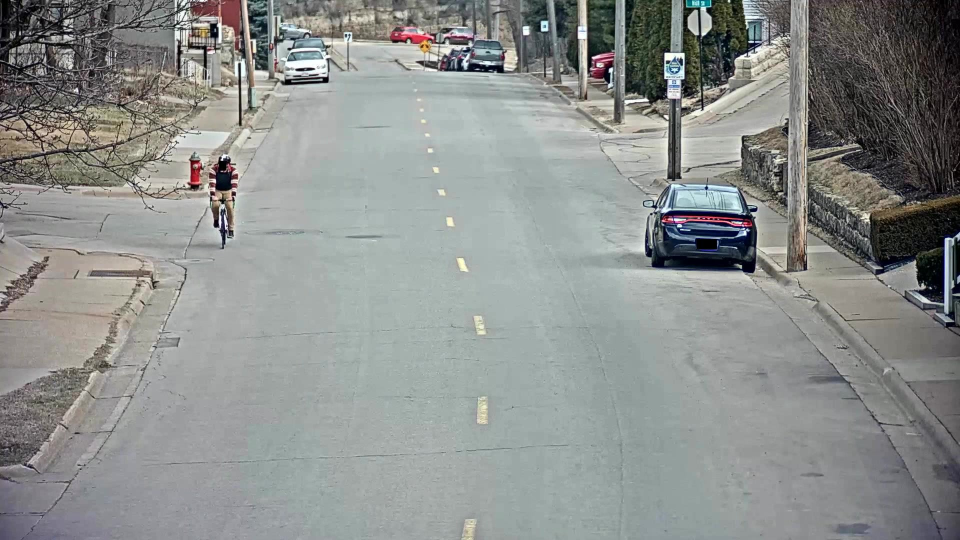
#> input picture datasets/train/S03/c010/frames/image101.jpg, 1920 x 1080 px (shown at 1/2 size); its folder holds 4 pictures in this run
$ python prova_gaussian.py
#> lines starting #> are read from the running program, lines starting #| are printed output that depends on the picture; after the words box and inside, x2 and y2 are one past the last pixel; in counts of white or black regions, pixels touching at a corner belong together; pictures that were not available may be replaced by others from this repository, and a replacement may not be noted
import os
import re
import glob
import cv2
import numpy as np
from matplotlib import pyplot as plt
from tqdm import tqdm

frames_dir = '../datasets/train/S03/c010/frames/'
roi_path = '../datasets/train/S03/c010/roi.jpg'

filelist = os.listdir(frames_dir)
filelist.sort(key=lambda f: int(re.sub('\D', '', f)))

img_list = []

for frame in filelist:
    img = glob.glob(frames_dir + frame)
    img_list.append(img[0])
#> pass 2 of the loop `for frame in filelist:`:
#> pass 3 of the loop `for frame in filelist:`:
#> the loop made 4 passes; the first 3 are shown

# 25% training background
num_frames = len(img_list)

num_train = round(0.25 * num_frames)
num_test = round(num_frames - num_train)

train_list = img_list[:num_train]
test_list = img_list[num_train:]

ini_frame = cv2.imread(train_list[0])
#> ini_frame is the input picture: shape (1080, 1920, 3); mean B, G, R 140.6, 142.9, 139.7
image_list_bg = np.zeros((num_train, ini_frame.shape[0], ini_frame.shape[1]))

bar1 = tqdm(total=num_train)

for i in range(0, num_train):
    image = cv2.imread(train_list[i], cv2.IMREAD_GRAYSCALE)
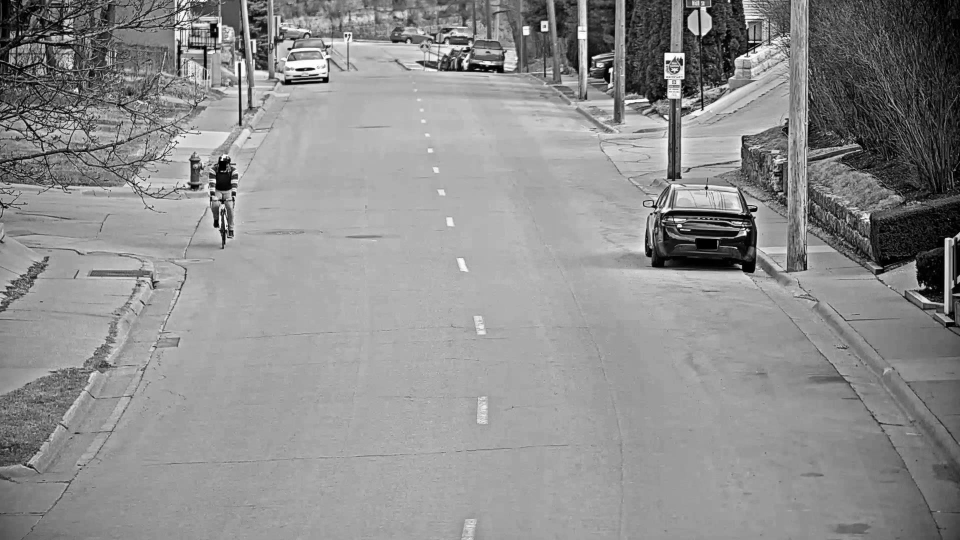
#> image: shape (1080, 1920) (shown at 1/2 size); min 0, max 255, mean 141.6
    image_list_bg[i, :, :] = image
    bar1.update(1)

bar1.close()

mean = image_list_bg.mean(axis=0)
std = image_list_bg.std(axis=0)

visualize = False

if visualize:
    plt.imshow(mean, cmap="gray")
    plt.axis('off')
    plt.show()
    plt.imshow(std, cmap="gray")
    plt.axis('off')
    plt.show()


def frame_mask_single_gaussian(img, mean_model, std_model, alpha):
    foreground = abs(img - mean_model) >= alpha * (std_model + 2)
    return foreground


bar2 = tqdm(total=num_test)
image_list_fg = np.zeros((num_test, ini_frame.shape[0], ini_frame.shape[1]))
roi = cv2.cvtColor(cv2.imread(roi_path), cv2.COLOR_BGR2GRAY)
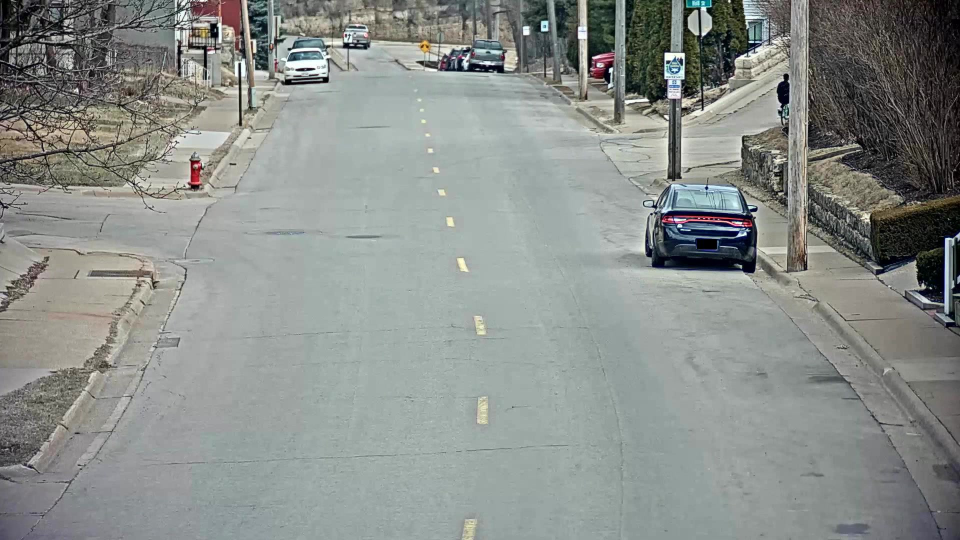
#> input picture datasets/train/S03/c010/frames/image1002.jpg, 1920 x 1080 px, given in place of roi.jpg, which was not available (shown at 1/2 size)
#> roi: shape (1080, 1920); min 0, max 255, mean 140.3
#plt.imshow(roi, cmap='gray')
#plt.show()


for j in range(0, num_test):
    image = cv2.imread(test_list[j], cv2.IMREAD_GRAYSCALE)
#> image: shape (1080, 1920); min 0, max 255, mean 140.3
    image_list_fg[j, :, :] = roi*frame_mask_single_gaussian(image, mean, std, 1)
#> in frame_mask_single_gaussian, `foreground = abs(img - mean_model) >= alpha * (std_model + 2)`:
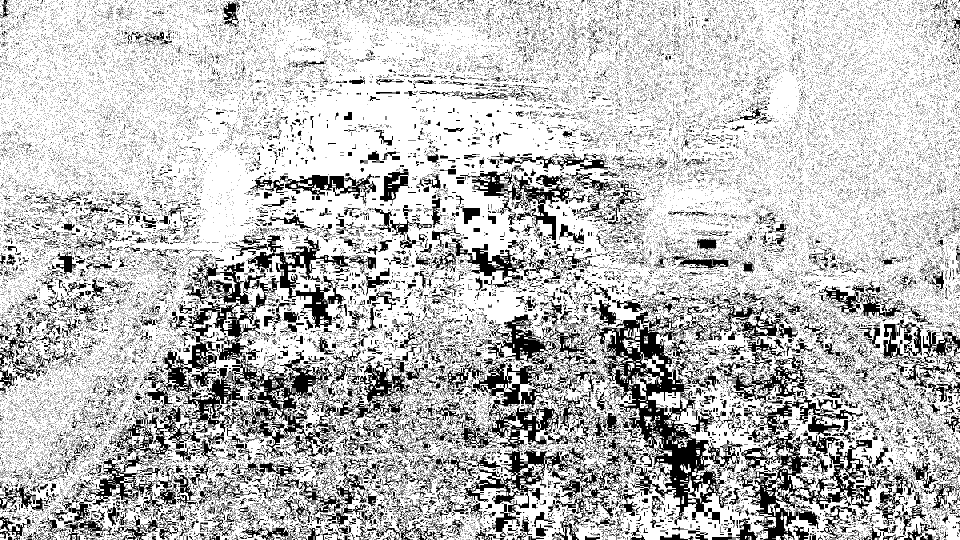
#> foreground: shape (1080, 1920) bool (shown at 1/2 size); 74.8% white; 53837 black regions (51788 under 20 px), largest, box (x1, y1, x2, y2) and area: (355, 470, 701, 919) 41566, (950, 621, 1464, 1051) 41222, (1471, 781, 1752, 1080) 24295
    bar2.update(1)
#> pass 2 of the loop `for j in range(0, num_test):`:
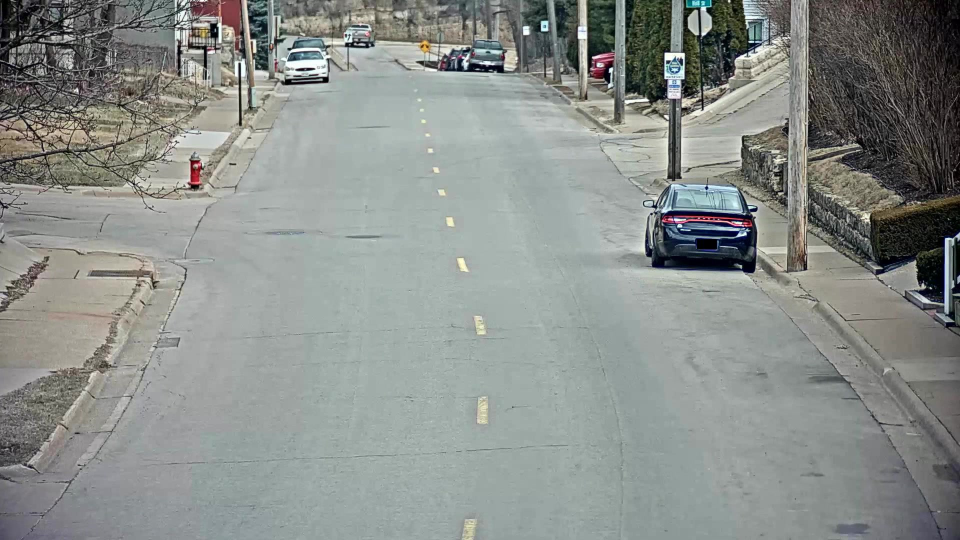
#> input picture datasets/train/S03/c010/frames/image1005.jpg, 1920 x 1080 px (shown at 1/2 size)
#> `image = cv2.imread(test_list[j], cv2.IMREAD_GRAYSCALE)`:
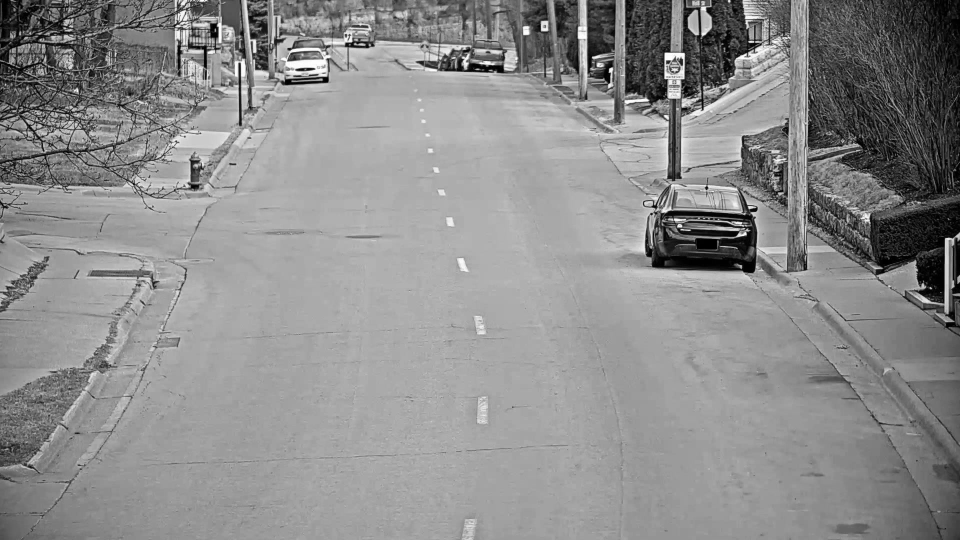
#> image: shape (1080, 1920) (shown at 1/2 size); min 0, max 255, mean 140.5
#> in frame_mask_single_gaussian (call 2), `foreground = abs(img - mean_model) >= alpha * (std_model + 2)`:
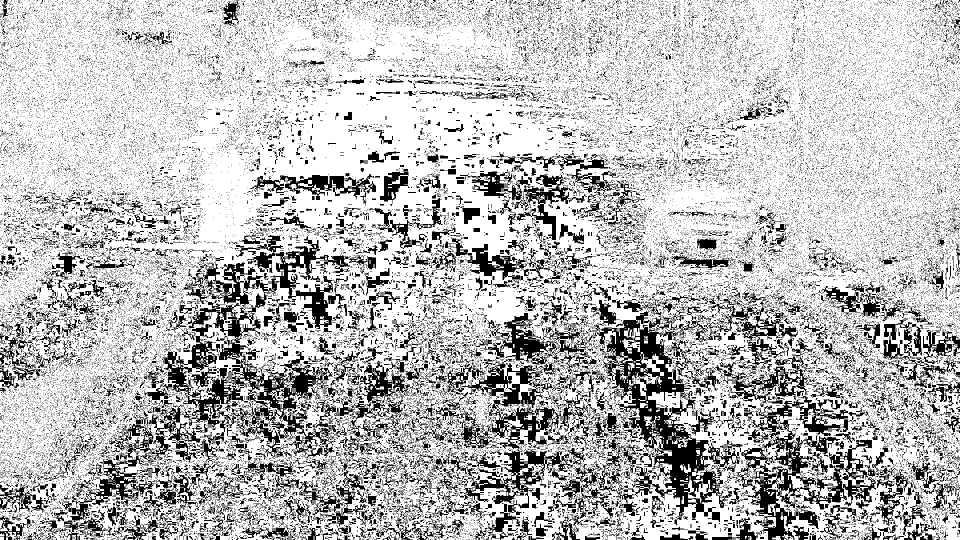
#> foreground: shape (1080, 1920) bool (shown at 1/2 size); 74.4% white; 54971 black regions (52874 under 20 px), largest, box (x1, y1, x2, y2) and area: (324, 470, 701, 919) 46872, (979, 598, 1464, 1051) 39961, (1472, 781, 1752, 1080) 23670
#> pass 3 of the loop `for j in range(0, num_test):`:
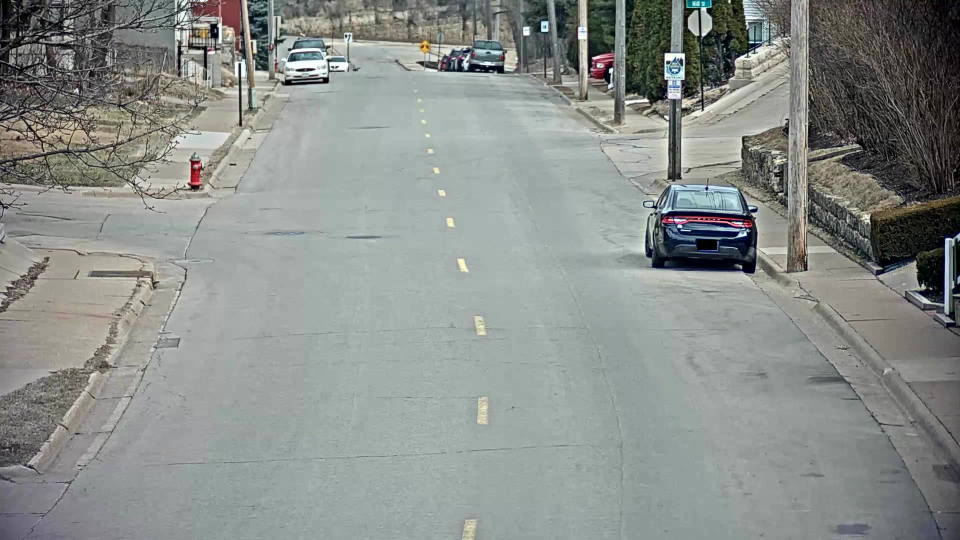
#> input picture datasets/train/S03/c010/frames/image1067.jpg, 1920 x 1080 px (shown at 1/2 size)
#> in frame_mask_single_gaussian (call 3), `foreground = abs(img - mean_model) >= alpha * (std_model + 2)`:
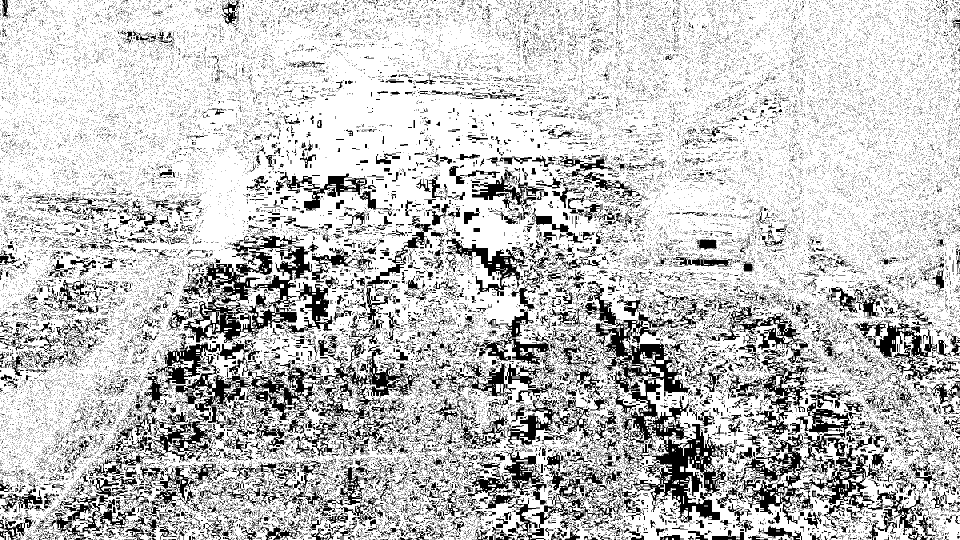
#> foreground: shape (1080, 1920) bool (shown at 1/2 size); 76.9% white; 47924 black regions (45904 under 20 px), largest, box (x1, y1, x2, y2) and area: (1167, 562, 1454, 1046) 32196, (310, 686, 662, 874) 16836, (343, 502, 545, 686) 10796
bar2.close()
plt.imshow(image_list_fg[0], cmap='gray')
plt.show()
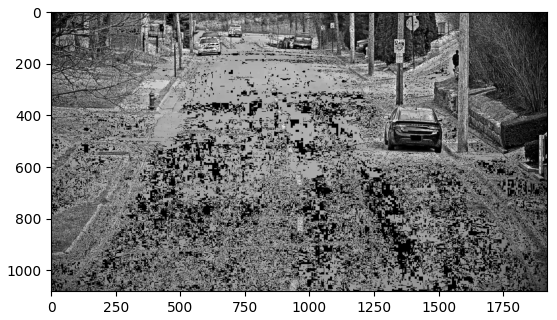
#> figure drawn by matplotlib, 1 panel

"""
img = cv2.imread(train_list[0],cv2.IMREAD_GRAYSCALE)
plt.imshow(img, cmap="gray")
plt.axis('off')
plt.show()

hist,bins = np.histogram(img.flatten(),256,[0,256])
plt.hist(img.flatten(),256,[0,256], color = 'r')
plt.xlim([0,256])
plt.show()

# create a CLAHE object (Arguments are optional).
clahe = cv2.createCLAHE()
cl1 = clahe.apply(img)

plt.imshow(cl1,cmap="gray")
plt.show()

hist,bins = np.histogram(cl1.flatten(),256,[0,256])
plt.hist(cl1.flatten(),256,[0,256], color = 'b')
plt.xlim([0,256])
plt.show()
#cv2.imwrite('prova.jpg',cl1)
"""
